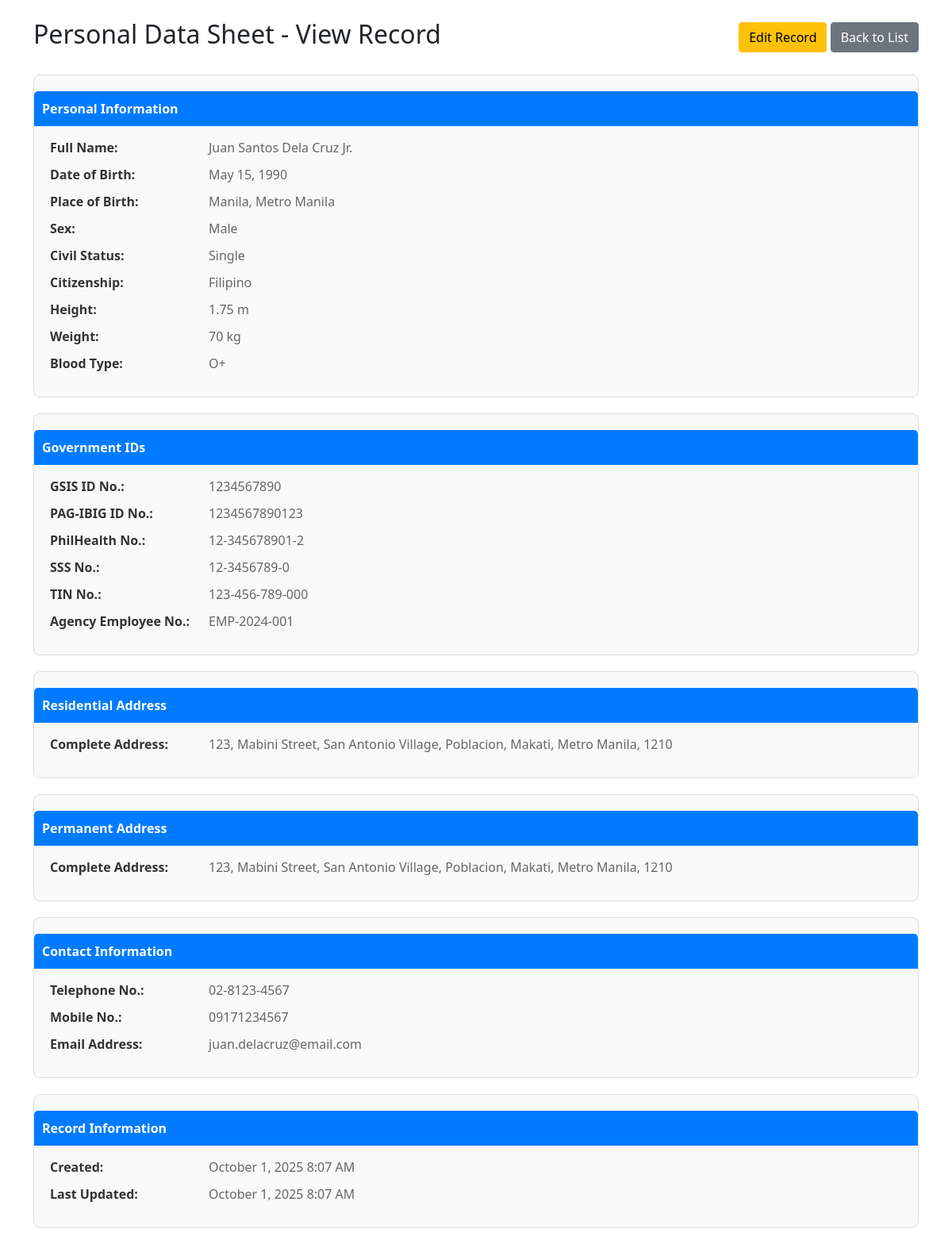
Screenshot of /FormwithDb/view.php?id=1 with the database file from the repository.
### tables this page shows
CREATE TABLE personal_data (
    Id INT AUTO_INCREMENT PRIMARY KEY,
    
     
    Surname VARCHAR(100) NOT NULL,
    FirstName VARCHAR(100) NOT NULL,
    MiddleName VARCHAR(100) DEFAULT NULL,
    Ext VARCHAR(10) DEFAULT NULL,
    
     
    BirthDate DATE NOT NULL,
    Sex ENUM('Male', 'Female') NOT NULL,
    PlaceOfBirth VARCHAR(255) DEFAULT NULL,
    Citizenship VARCHAR(100) DEFAULT NULL,
    CivilStatus ENUM('Single', 'Married', 'Widowed', 'Separated', 'Others') DEFAULT NULL,
    
     
    Height VARCHAR(10) DEFAULT NULL,
    Weight VARCHAR(10) DEFAULT NULL,
    BloodType ENUM('A+', 'A-', 'B+', 'B-', 'AB+', 'AB-', 'O+', 'O-') DEFAULT NULL,
    
     
    GSIS VARCHAR(50) DEFAULT NULL,
    Pagibig VARCHAR(50) DEFAULT NULL,
    Philhealth VARCHAR(50) DEFAULT NULL,
    SSS VARCHAR(50) DEFAULT NULL,
    TIN VARCHAR(50) DEFAULT NULL,
    AgencyEmp VARCHAR(50) DEFAULT NULL,
    
     
    ResHouseNo VARCHAR(100) DEFAULT NULL,
    ResStreet VARCHAR(100) DEFAULT NULL,
    ResSubdivision VARCHAR(100) DEFAULT NULL,
    ResBarangay VARCHAR(100) DEFAULT NULL,
    ResCity VARCHAR(100) DEFAULT NULL,
    ResProvince VARCHAR(100) DEFAULT NULL,
    ResZipCode VARCHAR(10) DEFAULT NULL,
    
     
    PermHouseNo VARCHAR(100) DEFAULT NULL,
    PermStreet VARCHAR(100) DEFAULT NULL,
    PermSubdivision VARCHAR(100) DEFAULT NULL,
    PermBarangay VARCHAR(100) DEFAULT NULL,
    PermCity VARCHAR(100) DEFAULT NULL,
    PermProvince VARCHAR(100) DEFAULT NULL,
    PermZipCode VARCHAR(10) DEFAULT NULL,
    
     
    Telephone VARCHAR(20) DEFAULT NULL,
    Mobile VARCHAR(20) DEFAULT NULL,
    Email VARCHAR(100) DEFAULT NULL,
    
     
    CreatedAt TIMESTAMP DEFAULT CURRENT_TIMESTAMP,
    UpdatedAt TIMESTAMP DEFAULT CURRENT_TIMESTAMP ON UPDATE CURRENT_TIMESTAMP,
    
     
    INDEX idx_surname (Surname),
    INDEX idx_firstname (FirstName),
    INDEX idx_birthdate (BirthDate),
    INDEX idx_fullname (Surname, FirstName, MiddleName)
);

### FormwithDb/view.php (the view, shortened to what this page needs)
<?php
include('config.php');
$recordFound = false;
$record = array();
if(isset($_GET['id'])){
    $id = intval($_GET['id']);
    $sql = "SELECT * FROM personal_data WHERE Id = $id";
    $result = $conn->query($sql);
    if($result && $result->num_rows > 0){
        $record = $result->fetch_assoc();
        $recordFound = true;
    }
}
?>
<!DOCTYPE html>
<html lang="en">
<head>
    <link rel="stylesheet" href="https://cdn.jsdelivr.net/npm/bootstrap@5.1.3/dist/css/bootstrap.min.css">
</head>
<body>
<div class="container mt-4">
    <?php if($recordFound): ?>
        <div class="d-flex justify-content-between align-items-center mb-4">
            <h2>Personal Data Sheet - View Record</h2>
            <div>
                <a href="forms.php?token=<?php echo $record['Id']; ?>" class="btn btn-warning">Edit Record</a>
                <a href="forms.php" class="btn btn-secondary">Back to List</a>
            </div>
        </div>
        <div class="info-card">
            <div class="section-title">Personal Information</div>
            <div class="info-row">
                <div class="info-label">Full Name:</div>
                <div class="info-value"><?php echo $record['FirstName'] . ' ' . $record['MiddleName'] . ' ' . $record['Surname'] . ' ' . $record['Ext']; ?></div>
            </div>
            <div class="info-row">
                <div class="info-label">Date of Birth:</div>
                <div class="info-value"><?php echo date('F j, Y', strtotime($record['BirthDate'])); ?></div>
            </div>
            <div class="info-row">
                <div class="info-label">Place of Birth:</div>
                <div class="info-value"><?php echo $record['PlaceOfBirth']; ?></div>
            </div>
            <div class="info-row">
                <div class="info-label">Sex:</div>
                <div class="info-value"><?php echo $record['Sex']; ?></div>
            </div>
            <div class="info-row">
                <div class="info-label">Civil Status:</div>
                <div class="info-value"><?php echo $record['CivilStatus']; ?></div>
            </div>
            <div class="info-row">
                <div class="info-label">Citizenship:</div>
                <div class="info-value"><?php echo $record['Citizenship']; ?></div>
            </div>
            <div class="info-row">
                <div class="info-label">Height:</div>
                <div class="info-value"><?php echo $record['Height'] ? $record['Height'] . ' m' : ''; ?></div>
            </div>
            <div class="info-row">
                <div class="info-label">Weight:</div>
                <div class="info-value"><?php echo $record['Weight'] ? $record['Weight'] . ' kg' : ''; ?></div>
            </div>
            <div class="info-row">
                <div class="info-label">Blood Type:</div>
                <div class="info-value"><?php echo $record['BloodType']; ?></div>
            </div>
        </div>
        <div class="info-card">
            <div class="section-title">Government IDs</div>
            <div class="info-row">
                <div class="info-label">GSIS ID No.:</div>
                <div class="info-value"><?php echo $record['GSIS']; ?></div>
            </div>
            <div class="info-row">
                <div class="info-label">PAG-IBIG ID No.:</div>
                <div class="info-value"><?php echo $record['Pagibig']; ?></div>
            </div>
            <div class="info-row">
                <div class="info-label">PhilHealth No.:</div>
                <div class="info-value"><?php echo $record['Philhealth']; ?></div>
            </div>
            <div class="info-row">
                <div class="info-label">SSS No.:</div>
                <div class="info-value"><?php echo $record['SSS']; ?></div>
            </div>
            <div class="info-row">
                <div class="info-label">TIN No.:</div>
                <div class="info-value"><?php echo $record['TIN']; ?></div>
            </div>
            <div class="info-row">
                <div class="info-label">Agency Employee No.:</div>
                <div class="info-value"><?php echo $record['AgencyEmp']; ?></div>
            </div>
        </div>
        <div class="info-card">
            <div class="section-title">Residential Address</div>
            <div class="info-row">
                <div class="info-label">Complete Address:</div>
                <div class="info-value">
                    <?php
                    $resAddress = array_filter([
                        $record['ResHouseNo'],
                        $record['ResStreet'],
                        $record['ResSubdivision'],
                        $record['ResBarangay'],
                        $record['ResCity'],
                        $record['ResProvince'],
                        $record['ResZipCode']
                    ]);
                    echo implode(', ', $resAddress);
                    ?>
                </div>
            </div>
        </div>
        <div class="info-card">
            <div class="section-title">Permanent Address</div>
            <div class="info-row">
                <div class="info-label">Complete Address:</div>
                <div class="info-value">
                    <?php
                    $permAddress = array_filter([
                        $record['PermHouseNo'],
                        $record['PermStreet'],
                        $record['PermSubdivision'],
                        $record['PermBarangay'],
                        $record['PermCity'],
                        $record['PermProvince'],
                        $record['PermZipCode']
                    ]);
                    echo implode(', ', $permAddress);
                    ?>
                </div>
            </div>
        </div>
        <div class="info-card">
            <div class="section-title">Contact Information</div>
            <div class="info-row">
                <div class="info-label">Telephone No.:</div>
                <div class="info-value"><?php echo $record['Telephone']; ?></div>
            </div>
            <div class="info-row">
                <div class="info-label">Mobile No.:</div>
                <div class="info-value"><?php echo $record['Mobile']; ?></div>
            </div>
            <div class="info-row">
                <div class="info-label">Email Address:</div>
                <div class="info-value"><?php echo $record['Email']; ?></div>
            </div>
        </div>
        <div class="info-card">
            <div class="section-title">Record Information</div>
            <div class="info-row">
                <div class="info-label">Created:</div>
                <div class="info-value"><?php echo date('F j, Y g:i A', strtotime($record['CreatedAt'])); ?></div>
            </div>
            <div class="info-row">
                <div class="info-label">Last Updated:</div>
                <div class="info-value"><?php echo date('F j, Y g:i A', strtotime($record['UpdatedAt'])); ?></div>
            </div>
        </div>
    <?php endif; ?>
</div>
</body>
</html>

### FormwithDb/view.php (style rules this page uses)
.info-card { margin-bottom: 20px; padding: 20px; border: 1px solid #ddd; border-radius: 8px; background-color: #f9f9f9; }
.section-title { background-color: #007bff; color: white; padding: 10px; margin: 0 -20px 15px -20px; border-radius: 5px 5px 0 0; font-weight: bold; }
.info-row { display: flex; margin-bottom: 10px; }
.info-label { font-weight: bold; min-width: 200px; color: #333; }
.info-value { flex: 1; color: #666; }

### rows the page displays
personal_data: FirstName "Juan", MiddleName "Santos", Surname "Dela Cruz", Ext "Jr.", BirthDate "May 15, 1990", PlaceOfBirth "Manila, Metro Manila", Sex "Male", CivilStatus "Single", Citizenship "Filipino", Height "1.75", Weight "70", BloodType "O+", GSIS "1234567890", Pagibig "1234567890123", Philhealth "12-345678901-2", SSS "12-3456789-0", TIN "123-456-789-000", AgencyEmp "EMP-2024-001", Telephone "02-8123-4567", Mobile "09171234567", Email "juan.delacruz@email.com", CreatedAt "October 1, 2025 8:07 AM", UpdatedAt "October 1, 2025 8:07 AM"

### other values shown
implode(', ', $resAddress) "123, Mabini Street, San Antonio Village, Poblacion, Makati, Metro Manila, 1210"
implode(', ', $permAddress) "123, Mabini Street, San Antonio Village, Poblacion, Makati, Metro Manila, 1210"
